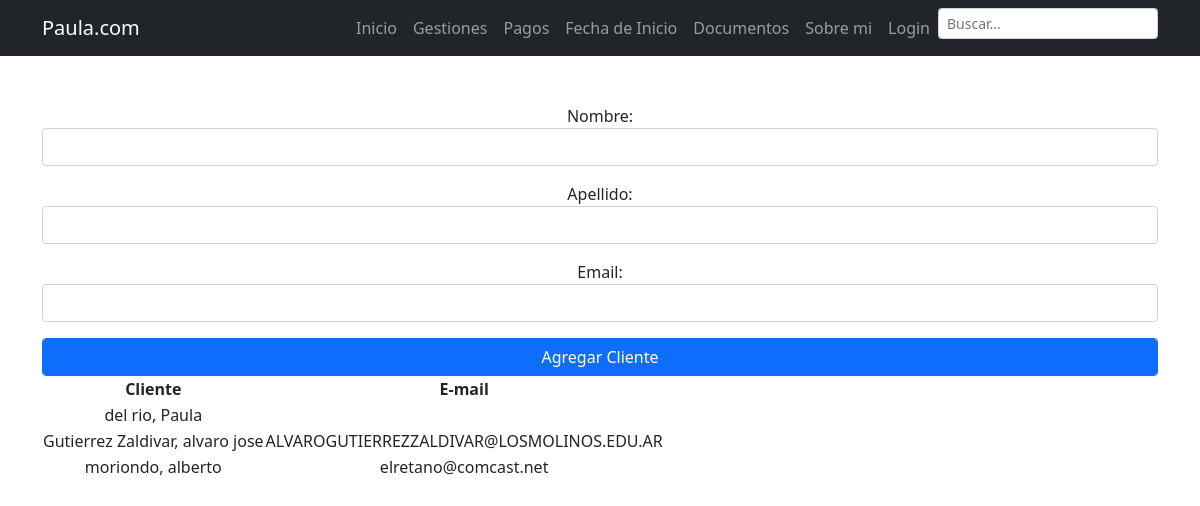
The app's page /, older data.
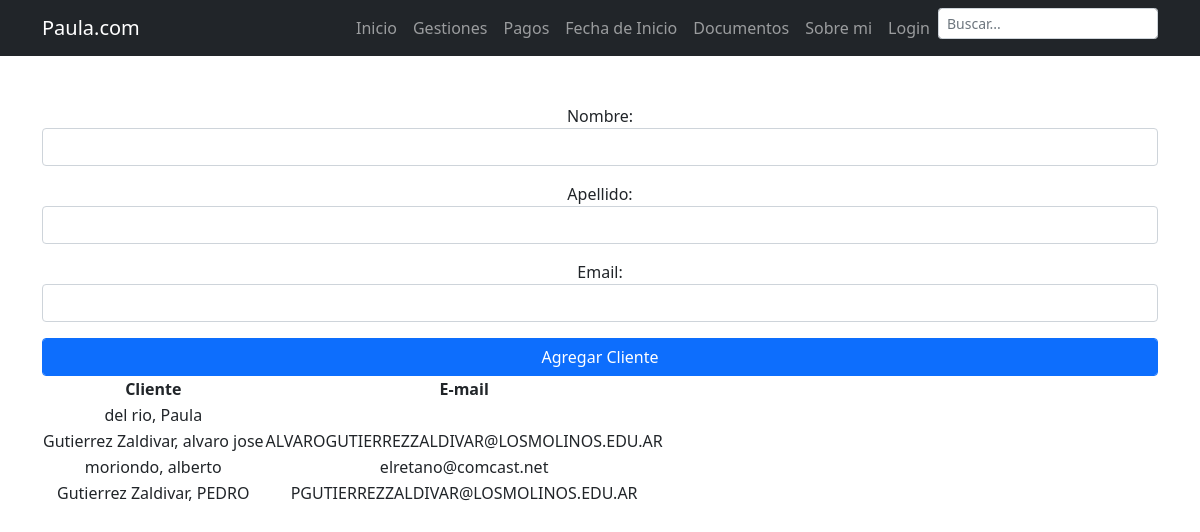
The same page, newer data.
### APPfinal/models.py (models this page shows, shortened)
class ModeloCliente(models.Model):
    nombre = models.CharField(max_length=40, null=False)
    apellido = models.CharField(max_length=40, null=False)
    email = models.EmailField(null=False)

### APPfinal/views.py (the view)
# urls.py: path('', clientes, name='Nombre'),
def clientes(request):
    miFormulario = FormularioCliente()
    misClientes = ModeloCliente.objects.all()
    if request.method == 'POST':
        miFormulario = FormularioCliente(request.POST)
        print(miFormulario)
        if miFormulario.is_valid:
            informacion = miFormulario.cleaned_data
            cliente = ModeloCliente(nombre = informacion['nombre'], apellido = informacion['apellido'], email = informacion['email'])
            cliente.save()
            return render(request, 'APPfinal/clientes.html', {'formulario':miFormulario, 'clientes':misClientes})
    else:
        return render(request, 'APPfinal/clientes.html', {'formulario':miFormulario, 'clientes':misClientes})

### APPfinal/forms.py
class FormularioCliente(forms.ModelForm):
    class Meta:
        model = ModeloCliente
        fields = '__all__'
        widgets = {
            'nombre': forms.TextInput(attrs={'class': 'form-control col-md-8'}),
            'apellido': forms.TextInput(attrs={'class': 'form-control col-md-8'}),
            'email': forms.EmailInput(attrs={'class': 'form-control col-md-8'}),
        }

### APPfinal/templates/APPfinal/clientes.html
{% extends 'index.html' %}
{% block content %}
<div class="text-center mt-5">
        <form action="" method="POST">{% csrf_token %}
            {{ formulario.as_p }}
            <input class="form-control btn btn-primary" type="submit" value="Agregar Cliente">
        </form>
        <table>
            <thead>
                <tr>
                    <th>Cliente</th>
                    <th>E-mail</th>
                </tr>
            </thead>
            <tbody>
                {% for cliente in clientes %}
                <tr>
                    <td>{{cliente.apellido}}, {{cliente.nombre}}</td>
                    <td>{{cliente.email}}</td>
                </tr>
                {% endfor %}
            </tbody>
        </table>
</div>
{% endblock %}

### templates/index.html (shortened to what this page needs)
<!DOCTYPE html>
<html lang="en">
    <head>
        {% load static %}
        <link href="{% static 'css/styles.css' %}" rel="stylesheet" />
    </head>
    <body>
        <nav class="navbar navbar-expand-lg navbar-dark bg-dark">
            <div class="container">
                <a class="navbar-brand" href="#">Paula.com</a>
                <div class="collapse navbar-collapse" id="navbarSupportedContent">
                    <ul class="navbar-nav ms-auto mb-2 mb-lg-0">
                        <li class="nav-item"><a class="nav-link" href="/">Inicio</a></li>
                        <li class="nav-item"><a class="nav-link" href="{% url 'Tramite' %}">Gestiones</a></li>
                        <li class="nav-item"><a class="nav-link" href="{% url 'Pago' %}">Pagos</a></li>
                        <li class="nav-item"><a class="nav-link" href="{% url 'Inicio' %}">Fecha de Inicio</a></li>
                        <li class="nav-item"><a class="nav-link" href="{% url 'Documento' %}">Documentos</a></li>
                        <li class="nav-item"><a class="nav-link" href="{% url 'sobremi' %}">Sobre mi</a></li>
                        {% if request.user.is_authenticated %}
                        <li class="nav-item"><a class="nav-link" href="{% url 'logout' %}">Logout</a></li>
                        {% else %}
                        <li class="nav-item"><a class="nav-link" href="{% url 'login' %}">Login</a></li>
                        {% endif %}
                        <li class="nav-item">
                            <form action="#" method="POST">
                                <input type="text" class="form-control form-control-sm" placeholder="Buscar...">
                            </form>
                        </li>
                    </ul>
                </div>
            </div>
        </nav>
        <div class="container">
        {% block content %}
        {% endblock %}
        </div>
    </body>
</html>

Row changes from the older to the newer data that the page shows:
added ModeloCliente: apellido "Gutierrez Zaldivar", nombre "PEDRO", email "PGUTIERREZZALDIVAR@LOSMOLINOS.EDU.AR"
